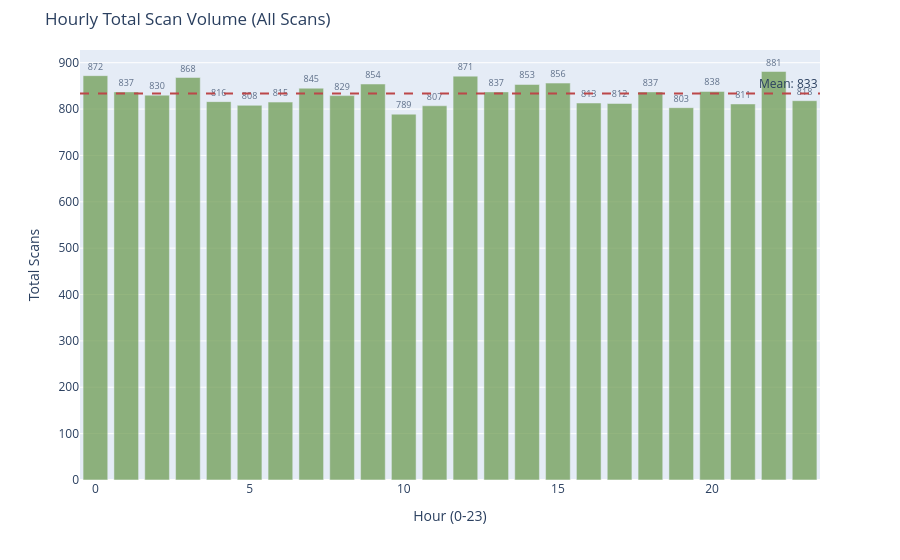
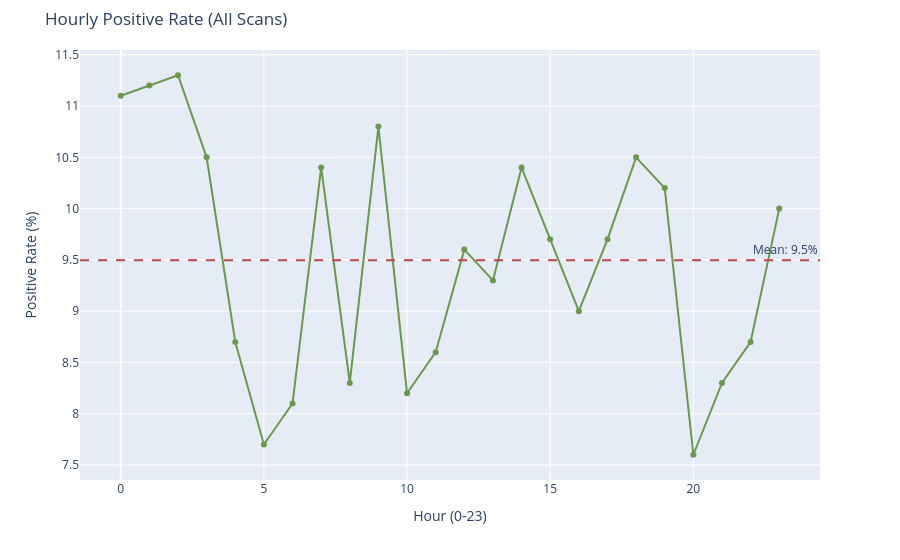
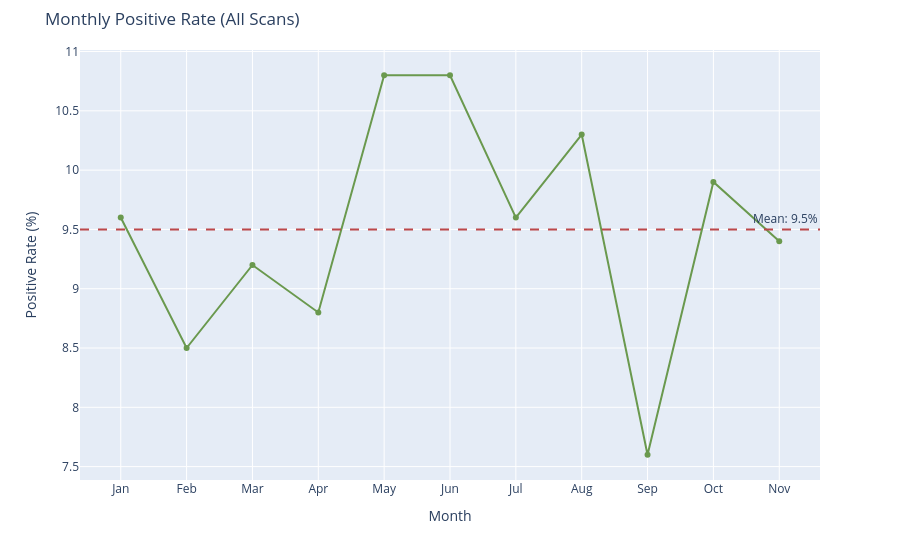
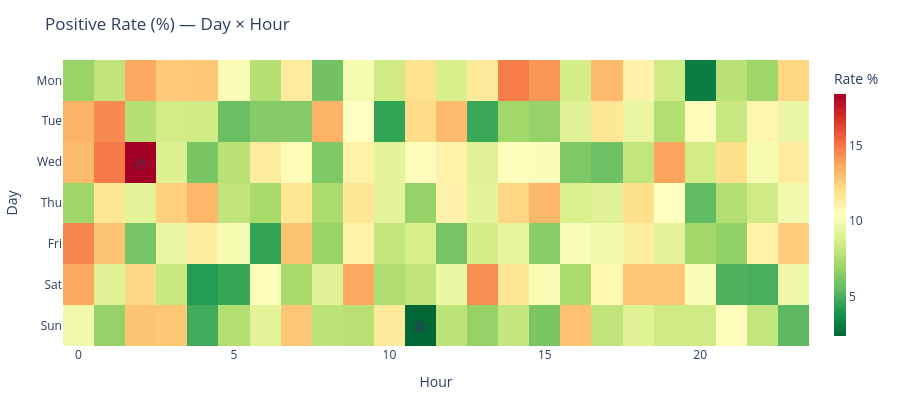

Notebook cell for these charts, in order:
### Code cell
temporal_base = build_temporal_base(filtered_df)
hourly_total_overall = hourly_total_scans(temporal_base)
fig_tvm = go.Figure(go.Bar(
    x=hourly_total_overall["hour"], y=hourly_total_overall["scans"],
    marker_color="#6a994e", opacity=BAR_FILL_OPACITY,
    text=[f"{int(v):,}" for v in hourly_total_overall["scans"]], textposition="outside", textfont=dict(size=9),
))
mean_val = hourly_total_overall["scans"].mean()
fig_tvm.add_hline(y=mean_val, line_dash="dash", line_color="#bc4749", annotation_text=f"Mean: {mean_val:.0f}")
fig_tvm.update_layout(title="Hourly Total Scan Volume (All Scans)", xaxis_title="Hour (0-23)", yaxis_title="Total Scans", margin=dict(t=50))
fig_tvm.show()

hourly_pos_overall = hourly_pos_rate(temporal_base)
fig_prm = go.Figure(go.Scatter(x=hourly_pos_overall["hour"], y=hourly_pos_overall["pos_rate"], mode="lines+markers", marker_color="#6a994e"))
mean_pr = hourly_pos_overall["pos_rate"].mean()
fig_prm.add_hline(y=mean_pr, line_dash="dash", line_color="#bc4749", annotation_text=f"Mean: {mean_pr:.1f}%")
fig_prm.update_layout(title="Hourly Positive Rate (All Scans)", xaxis_title="Hour (0-23)", yaxis_title="Positive Rate (%)", margin=dict(t=50))
fig_prm.show()

monthly_pos_overall = monthly_pos_rate(temporal_base)
fig_mpm = go.Figure(go.Scatter(x=monthly_pos_overall["month_name"], y=monthly_pos_overall["pos_rate"], mode="lines+markers", marker_color="#6a994e"))
mean_mp = monthly_pos_overall["pos_rate"].mean()
fig_mpm.add_hline(y=mean_mp, line_dash="dash", line_color="#bc4749", annotation_text=f"Mean: {mean_mp:.1f}%")
fig_mpm.update_layout(title="Monthly Positive Rate (All Scans)", xaxis_title="Month", yaxis_title="Positive Rate (%)", margin=dict(t=50))
fig_mpm.show()

heatmap_df = heatmap_data(temporal_base)
dow_order = ["Mon", "Tue", "Wed", "Thu", "Fri", "Sat", "Sun"]
heatmap_df["day_name"] = heatmap_df["dow"].map(DOW_LABELS)
pivot = heatmap_df.pivot(index="day_name", columns="hour", values="pos_rate").reindex(dow_order)
hottest_idx = heatmap_df.loc[heatmap_df["pos_rate"].idxmax()]
coldest_idx = heatmap_df.loc[heatmap_df["pos_rate"].idxmin()]
fig_heat = px.imshow(pivot, aspect="auto", title="Positive Rate (%) — Day × Hour", labels={"x": "Hour", "y": "Day", "color": "Pos Rate (%)"}, color_continuous_scale="RdYlGn_r")
fig_heat.update_layout(height=400, margin=dict(t=60, b=40, l=60, r=20), coloraxis_colorbar=dict(title="Rate %", thickness=12))
fig_heat.add_annotation(x=int(hottest_idx["hour"]), y=DOW_LABELS[int(hottest_idx["dow"])], text="🔥", showarrow=False, font=dict(size=18))
fig_heat.add_annotation(x=int(coldest_idx["hour"]), y=DOW_LABELS[int(coldest_idx["dow"])], text="❄️", showarrow=False, font=dict(size=18))
fig_heat.show()

print("Note: This analysis can be more interesting when dealing with greater amount of scans / data, since the partition is quite big.")

### Figure 1 — Plotly figure (JSON) as saved in the notebook; plotly's stock layout.template omitted (floating-point values rounded to 4 significant figures)
{"data": [{"marker": {"color": "#6a994e"}, "opacity": 0.72, "text": ["872", "837", "830", "868", "816", "808", "815", "845", "829", "854", "789", "807", "871", "837", "853", "856", "813", "812", "837", "803", "838", "811", "881", "818"], "textfont": {"size": 9}, "textposition": "outside", "type": "bar", "x": [0, 1, 2, 3, 4, 5, 6, 7, 8, 9, 10, 11, 12, 13, 14, 15, 16, 17, 18, 19, 20, 21, 22, 23], "y": [872, 837, 830, 868, 816, 808, 815, 845, 829, 854, 789, 807, 871, 837, 853, 856, 813, 812, 837, 803, 838, 811, 881, 818]}], "layout": {"annotations": [{"showarrow": false, "text": "Mean: 833", "x": 1, "xanchor": "right", "xref": "x domain", "y": 833.3, "yanchor": "bottom", "yref": "y"}], "margin": {"t": 50}, "shapes": [{"line": {"color": "#bc4749", "dash": "dash"}, "type": "line", "x0": 0, "x1": 1, "xref": "x domain", "y0": 833.3, "y1": 833.3, "yref": "y"}], "title": {"text": "Hourly Total Scan Volume (All Scans)"}, "xaxis": {"title": {"text": "Hour (0-23)"}}, "yaxis": {"title": {"text": "Total Scans"}}}}

### Figure 2 — Plotly figure (JSON) as saved in the notebook; plotly's stock layout.template omitted (floating-point values rounded to 4 significant figures)
{"data": [{"marker": {"color": "#6a994e"}, "mode": "lines+markers", "type": "scatter", "x": [0, 1, 2, 3, 4, 5, 6, 7, 8, 9, 10, 11, 12, 13, 14, 15, 16, 17, 18, 19, 20, 21, 22, 23], "y": [11.1, 11.2, 11.3, 10.5, 8.7, 7.7, 8.1, 10.4, 8.3, 10.8, 8.2, 8.6, 9.6, 9.3, 10.4, 9.7, 9.0, 9.7, 10.5, 10.2, 7.6, 8.3, 8.7, 10.0]}], "layout": {"annotations": [{"showarrow": false, "text": "Mean: 9.5%", "x": 1, "xanchor": "right", "xref": "x domain", "y": 9.496, "yanchor": "bottom", "yref": "y"}], "margin": {"t": 50}, "shapes": [{"line": {"color": "#bc4749", "dash": "dash"}, "type": "line", "x0": 0, "x1": 1, "xref": "x domain", "y0": 9.496, "y1": 9.496, "yref": "y"}], "title": {"text": "Hourly Positive Rate (All Scans)"}, "xaxis": {"title": {"text": "Hour (0-23)"}}, "yaxis": {"title": {"text": "Positive Rate (%)"}}}}

### Figure 3 — Plotly figure (JSON) as saved in the notebook; plotly's stock layout.template omitted (floating-point values rounded to 4 significant figures)
{"data": [{"marker": {"color": "#6a994e"}, "mode": "lines+markers", "type": "scatter", "x": ["Jan", "Feb", "Mar", "Apr", "May", "Jun", "Jul", "Aug", "Sep", "Oct", "Nov"], "y": [9.6, 8.5, 9.2, 8.8, 10.8, 10.8, 9.6, 10.3, 7.6, 9.9, 9.4]}], "layout": {"annotations": [{"showarrow": false, "text": "Mean: 9.5%", "x": 1, "xanchor": "right", "xref": "x domain", "y": 9.5, "yanchor": "bottom", "yref": "y"}], "margin": {"t": 50}, "shapes": [{"line": {"color": "#bc4749", "dash": "dash"}, "type": "line", "x0": 0, "x1": 1, "xref": "x domain", "y0": 9.5, "y1": 9.5, "yref": "y"}], "title": {"text": "Monthly Positive Rate (All Scans)"}, "xaxis": {"title": {"text": "Month"}}, "yaxis": {"title": {"text": "Positive Rate (%)"}}}}

### Figure 4 — Plotly figure (JSON) as saved in the notebook; plotly's stock layout.template omitted (floating-point values rounded to 4 significant figures; data arrays with more than 128 entries replaced by an {"elided": "..."} marker saying what was removed)
{"data": [{"coloraxis": "coloraxis", "hovertemplate": "Hour: %{x}<br>Day: %{y}<br>Pos Rate (%): %{z}<extra></extra>", "name": "0", "type": "heatmap", "x": [0, 1, 2, 3, 4, 5, 6, 7, 8, 9, 10, 11, 12, 13, 14, 15, 16, 17, 18, 19, 20, 21, 22, 23], "xaxis": "x", "y": ["Mon", "Tue", "Wed", "Thu", "Fri", "Sat", "Sun"], "yaxis": "y", "z": {"elided": "7x24 float values"}}], "layout": {"annotations": [{"font": {"size": 18}, "showarrow": false, "text": "🔥", "x": 2, "y": "Wed"}, {"font": {"size": 18}, "showarrow": false, "text": "❄️", "x": 11, "y": "Sun"}], "coloraxis": {"autocolorscale": false, "colorbar": {"thickness": 12, "title": {"text": "Rate %"}}, "colorscale": [[0.0, "rgb(0,104,55)"], [0.1, "rgb(26,152,80)"], [0.2, "rgb(102,189,99)"], [0.3, "rgb(166,217,106)"], [0.4, "rgb(217,239,139)"], [0.5, "rgb(255,255,191)"], [0.6, "rgb(254,224,139)"], [0.7, "rgb(253,174,97)"], [0.8, "rgb(244,109,67)"], [0.9, "rgb(215,48,39)"], [1.0, "rgb(165,0,38)"]]}, "height": 400, "margin": {"b": 40, "l": 60, "r": 20, "t": 60}, "title": {"text": "Positive Rate (%) — Day × Hour"}, "xaxis": {"anchor": "y", "domain": [0.0, 1.0], "title": {"text": "Hour"}}, "yaxis": {"anchor": "x", "autorange": "reversed", "domain": [0.0, 1.0], "title": {"text": "Day"}}}}
